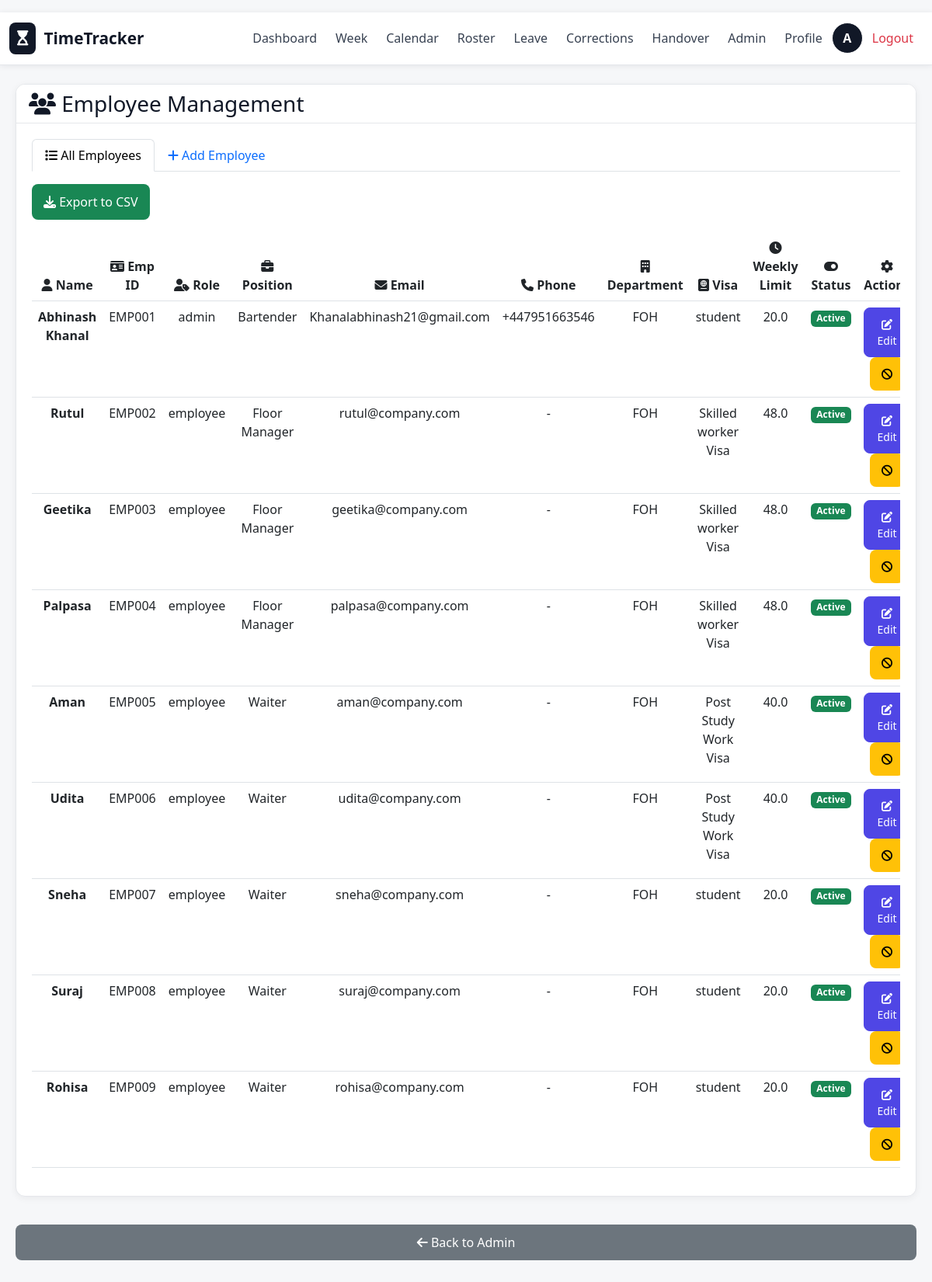
Screenshot of /employee-management (signed in) with the database file from the repository.
### app.py (models this page shows)
class User(UserMixin, db.Model):
    id = db.Column(db.Integer, primary_key=True)
    name = db.Column(db.String(100), unique=True, nullable=False)
    email = db.Column(db.String(100), unique=True)
    password = db.Column(db.String(200), nullable=False)
    employee_id = db.Column(db.String(50), unique=True)
    department = db.Column(db.String(100))
    role = db.Column(db.String(20), default='employee')  # 'employee' or 'admin'
    phone = db.Column(db.String(30))
    profile_pic = db.Column(db.String(200), default='default.png')
    is_active = db.Column(db.Boolean, default=True)
    is_admin = db.Column(db.Boolean, default=False)
    is_staff = db.Column(db.Boolean, default=True)
    position = db.Column(db.String(100))
    visa_type = db.Column(db.String(50))
    weekly_hour_limit = db.Column(db.Float)
    created_at = db.Column(db.DateTime, default=datetime.now)
    last_login = db.Column(db.DateTime)

### app.py (the view, shortened to what this page needs)
@app.route("/employee-management", methods=["GET", "POST"])
@login_required
def employee_management():
    if current_user.role != 'admin' and not current_user.is_admin:
        flash("❌ Access denied", "danger")
        return redirect("/dashboard")
    employees = User.query.all()
    return render_template("employee_management.html", employees=employees)

### app.py (called while the page is built)
@login_manager.user_loader
def load_user(user_id):
    return User.query.get(int(user_id))

@app.before_request
def prepare_schema():
    if not app.config.get("SCHEMA_READY"):
        ensure_schema()
        app.config["SCHEMA_READY"] = True

### templates/employee_management.html (shortened to what this page needs)
{% extends "base.html" %}
{% block content %}
<div class="card">
  <div class="card-header">
    <h3 class="mb-0"><i class="fas fa-users"></i> Employee Management</h3>
  </div>
  <div class="card-body">
    <ul class="nav nav-tabs mb-3" role="tablist">
      <li class="nav-item" role="presentation">
        <button class="nav-link active" id="list-tab" data-bs-toggle="tab" data-bs-target="#list" type="button" role="tab">
          <i class="fas fa-list"></i> All Employees
        </button>
      </li>
      <li class="nav-item" role="presentation">
        <button class="nav-link" id="add-tab" data-bs-toggle="tab" data-bs-target="#add" type="button" role="tab">
          <i class="fas fa-plus"></i> Add Employee
        </button>
      </li>
    </ul>
    <div class="tab-content">
      <div class="tab-pane fade show active" id="list" role="tabpanel">
        <div class="mb-3 d-flex gap-2">
          <a href="/export-csv?type=employees" class="btn btn-success">
            <i class="fas fa-download"></i> Export to CSV
          </a>
        </div>
        <div class="table-responsive">
          <table class="table table-hover">
            <thead>
              <tr>
                <th><i class="fas fa-user"></i> Name</th>
                <th><i class="fas fa-id-card"></i> Emp ID</th>
                <th><i class="fas fa-user-tag"></i> Role</th>
                <th><i class="fas fa-briefcase"></i> Position</th>
                <th><i class="fas fa-envelope"></i> Email</th>
                <th><i class="fas fa-phone"></i> Phone</th>
                <th><i class="fas fa-building"></i> Department</th>
                <th><i class="fas fa-passport"></i> Visa</th>
                <th><i class="fas fa-clock"></i> Weekly Limit</th>
                <th><i class="fas fa-toggle-on"></i> Status</th>
                <th><i class="fas fa-cog"></i> Actions</th>
              </tr>
            </thead>
            <tbody>
              {% for emp in employees %}
                <tr>
                  <td><strong>{{ emp.name }}</strong></td>
                  <td>{{ emp.employee_id or '-' }}</td>
                  <td>{{ emp.role }}</td>
                  <td>{{ emp.position or '-' }}</td>
                  <td>{{ emp.email or '-' }}</td>
                  <td>{{ emp.phone or '-' }}</td>
                  <td>{{ emp.department or '-' }}</td>
                  <td>{{ emp.visa_type or '-' }}</td>
                  <td>{{ emp.weekly_hour_limit or '-' }}</td>
                  <td>
                    {% if emp.is_active %}
                      <span class="badge bg-success">Active</span>
                    {% else %}
                      <span class="badge bg-danger">Inactive</span>
                    {% endif %}
                  </td>
                  <td>
                    <button class="btn btn-sm btn-primary" data-bs-toggle="modal" data-bs-target="#editModal{{ emp.id }}">
                      <i class="fas fa-edit"></i> Edit
                    </button>
                    <form method="post" style="display:inline;">
                      <button type="submit" class="btn btn-sm {% if emp.is_active %}btn-warning{% else %}btn-success{% endif %}">
                        <i class="fas fa-{% if emp.is_active %}ban{% else %}check{% endif %}"></i>
                      </button>
                    </form>
                  </td>
                </tr>
              {% endfor %}
            </tbody>
          </table>
        </div>
      </div>
    </div>
  </div>
</div>
<a href="/admin" class="btn btn-secondary w-100 mt-3">
  <i class="fas fa-arrow-left"></i> Back to Admin
</a>
{% endblock %}

### templates/base.html (shortened to what this page needs)
<!doctype html>
<html>
<head>
  <link href="https://cdn.jsdelivr.net/npm/bootstrap@5.3.0/dist/css/bootstrap.min.css" rel="stylesheet">
  <link rel="stylesheet" href="https://cdnjs.cloudflare.com/ajax/libs/font-awesome/6.4.0/css/all.min.css">
</head>
<body>
  <nav class="navbar navbar-expand-lg navbar-light mb-4">
    <div class="container-fluid" style="max-width: 1200px; margin: 0 auto;">
      <a class="navbar-brand" href="/dashboard">
        <span class="logo-icon"><i class="fas fa-hourglass-start"></i></span>
        <span>TimeTracker</span>
      </a>
      <div class="collapse navbar-collapse" id="navbarNav">
        <ul class="navbar-nav ms-auto align-items-center">
          {% if current_user.is_authenticated %}
            <li class="nav-item">
              <a class="nav-link" href="/dashboard">Dashboard</a>
            </li>
            <li class="nav-item">
              <a class="nav-link" href="/week">Week</a>
            </li>
            <li class="nav-item">
              <a class="nav-link" href="/calendar">Calendar</a>
            </li>
            <li class="nav-item">
              <a class="nav-link" href="/roster">Roster</a>
            </li>
            <li class="nav-item">
              <a class="nav-link" href="/leave-request">Leave</a>
            </li>
            <li class="nav-item">
              <a class="nav-link" href="/request-correction">Corrections</a>
            </li>
            <li class="nav-item">
              <a class="nav-link" href="/handover">Handover</a>
            </li>
            {% if current_user.role == 'admin' or current_user.is_admin %}
              <li class="nav-item">
                <a class="nav-link" href="/admin">Admin</a>
              </li>
            {% endif %}
            <li class="nav-item">
              <a class="nav-link" href="/settings">Profile</a>
            </li>
            <li class="nav-item">
              <div class="avatar" style="cursor: pointer;" title="{{ current_user.name }}">
                {{ (current_user.name or 'U')[0].upper() }}
              </div>
            </li>
            <li class="nav-item">
              <a class="nav-link text-danger" href="/logout">Logout</a>
            </li>
          {% endif %}
        </ul>
      </div>
    </div>
  </nav>
  <div class="container-fluid" style="max-width: 1200px; margin: 0 auto; padding: 0 20px;">
    {% block content %}{% endblock %}
  </div>
</body>
</html>

### templates/base.html (style rules this page uses)
:root { --primary: #4f46e5; --success: #10b981; --danger: #ef4444; --warning: #f59e0b; --info: #06b6d4; --bg: #f6f7f9; --card: #ffffff; --border: #e5e7eb; --text: #111827; --muted: #6b7280; }
a, button, .btn, .card, .nav-link, .form-control, .form-select { transition: all 0.2s ease; }
body { background: var(--bg); min-height: 100vh; color: var(--text); font-family: 'Segoe UI', Tahoma, Geneva, Verdana, sans-serif; padding: 16px 0 32px; -webkit-font-smoothing: antialiased; -moz-osx-font-smoothing: grayscale; }
.navbar { background: #ffffff !important; box-shadow: 0 1px 8px rgba(17, 24, 39, 0.08); border-bottom: 1px solid var(--border); }
.navbar-brand { font-weight: 700; font-size: 1.3rem; color: var(--text); display: flex; align-items: center; gap: 10px; }
.navbar-nav .nav-link { border-radius: 10px; padding: 8px 12px; margin: 2px 4px; color: #374151; font-weight: 500; }
.logo-icon { font-size: 1.2rem; background: #111827; padding: 6px 10px; border-radius: 8px; color: white; }
.card { border: 1px solid var(--border); border-radius: 12px; box-shadow: 0 2px 10px rgba(17, 24, 39, 0.06); margin-bottom: 20px; overflow: hidden; background: var(--card); }
.card-body { padding: 20px; }
.avatar { width: 40px; height: 40px; border-radius: 50%; display: flex; align-items: center; justify-content: center; font-weight: 600; color: white; font-size: 16px; background: #111827; border: 1px solid #ffffff; }
.card-header { background: #ffffff; color: var(--text); border-bottom: 1px solid var(--border); border-radius: 12px 12px 0 0; font-weight: 600; }
.btn { border-radius: 8px; padding: 10px 14px; font-weight: 500; border: 1px solid transparent; }
.btn-primary { background: var(--primary); border-color: var(--primary); }
table { border-collapse: collapse; }
table thead { background: #f3f4f6; color: var(--text); }
table td, table th { padding: 12px; text-align: center; }
.navbar { background: #ffffff; box-shadow: 0 1px 8px rgba(17, 24, 39, 0.08); }

### rows the page displays
User: name "A", name "Abhinash Khanal", employee "EMP001", role "admin", position "Bartender", email "Khanalabhinash21@gmail.com", phone "+447951663546", department "FOH", visa_type "student", weekly_hour_limit "20.0", is_active "Active"
User: name "Rutul", employee "EMP002", role "employee", position "Floor Manager", email "rutul@company.com", phone "-", department "FOH", visa_type "Skilled worker Visa", weekly_hour_limit "48.0", is_active "Active"
User: name "Geetika", employee "EMP003", role "employee", position "Floor Manager", email "geetika@company.com", phone "-", department "FOH", visa_type "Skilled worker Visa", weekly_hour_limit "48.0", is_active "Active"
User: name "Palpasa", employee "EMP004", role "employee", position "Floor Manager", email "palpasa@company.com", phone "-", department "FOH", visa_type "Skilled worker Visa", weekly_hour_limit "48.0", is_active "Active"
User: name "Aman", employee "EMP005", role "employee", position "Waiter", email "aman@company.com", phone "-", department "FOH", visa_type "Post Study Work Visa", weekly_hour_limit "40.0", is_active "Active"
User: name "Udita", employee "EMP006", role "employee", position "Waiter", email "udita@company.com", phone "-", department "FOH", visa_type "Post Study Work Visa", weekly_hour_limit "40.0", is_active "Active"
User: name "Sneha", employee "EMP007", role "employee", position "Waiter", email "sneha@company.com", phone "-", department "FOH", visa_type "student", weekly_hour_limit "20.0", is_active "Active"
User: name "Suraj", employee "EMP008", role "employee", position "Waiter", email "suraj@company.com", phone "-", department "FOH", visa_type "student", weekly_hour_limit "20.0", is_active "Active"
User: name "Rohisa", employee "EMP009", role "employee", position "Waiter", email "rohisa@company.com", phone "-", department "FOH", visa_type "student", weekly_hour_limit "20.0", is_active "Active"
